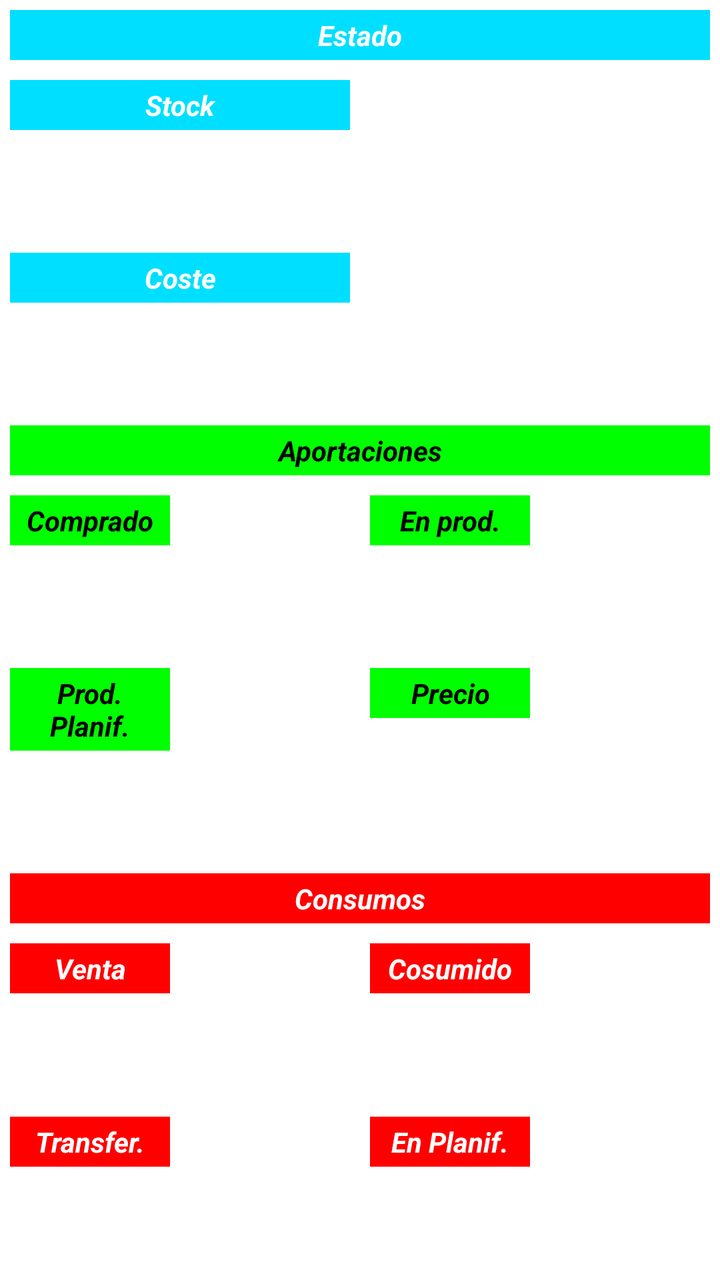
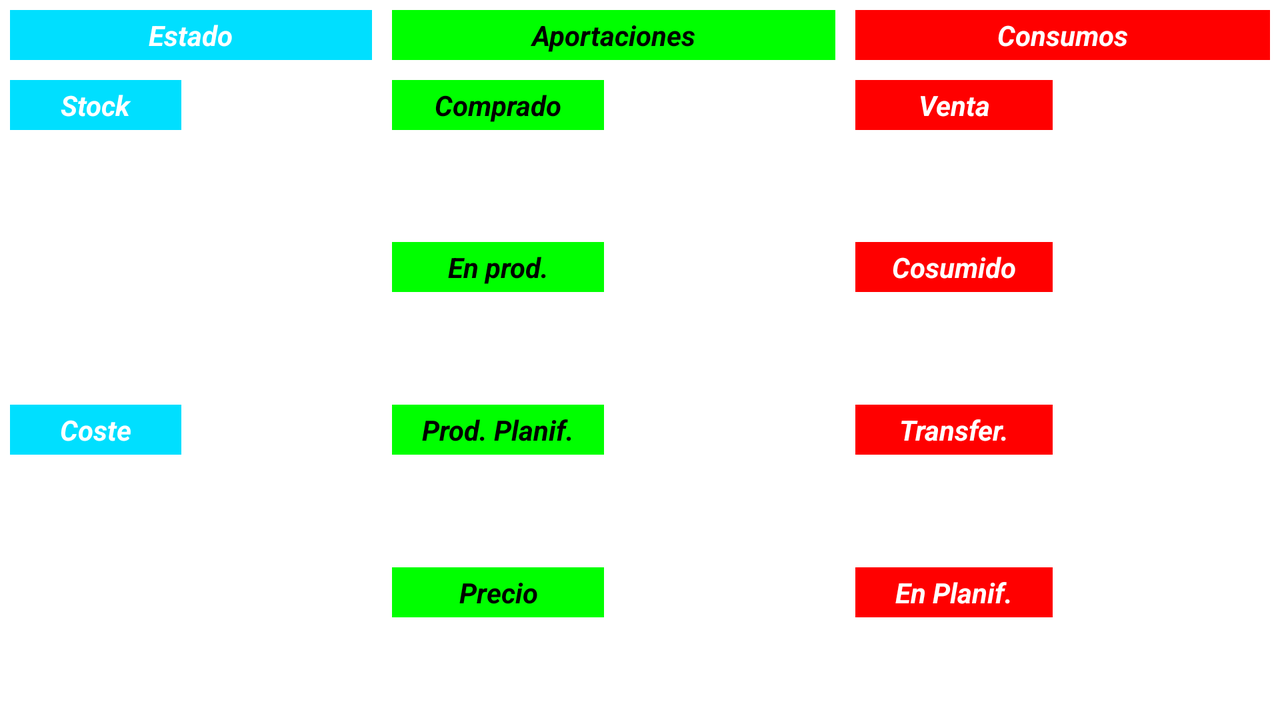

The same Android screen from two of the app's own layout files: first res/layout/ as a phone draws it, then the repository's variant for another configuration, drawn on a device whose configuration selects that folder. Both files follow.
<!-- AndroidManifest.xml: application theme AppTheme -->
<!-- res/layout/general_info_layout.xml -->
<?xml version="1.0" encoding="utf-8"?>

<LinearLayout xmlns:android="http://schemas.android.com/apk/res/android"
    android:layout_width="match_parent"
    android:layout_height="match_parent" 
	android:orientation="vertical" 
	android:baselineAligned="false">
	
    <TextView
        android:layout_width="match_parent"
        android:layout_height="wrap_content"
        android:layout_margin="5dp"
        android:background="@color/blue"
        android:gravity="center"
        android:padding="3dp"
        android:text="@string/state"
        android:textColor="@color/white" 
        android:textStyle="bold|italic" />
    <LinearLayout
        android:layout_width="match_parent"
        android:layout_height="wrap_content"
        android:layout_weight="1"
        android:orientation="horizontal" >
        <TextView
            android:layout_width="match_parent"
            android:layout_height="wrap_content"
            android:layout_margin="5dp"
            android:layout_weight="1"
            android:background="@color/blue"
            android:gravity="center"
            android:padding="3dp"
            android:text="@string/stock"
            android:textColor="@color/white" 
            android:textStyle="bold|italic" />
        <TextView
            android:id="@+id/general_info_stock"
            android:layout_width="match_parent"
            android:layout_height="wrap_content"
            android:layout_margin="5dp"
            android:layout_weight="1"
            android:gravity="center"
            android:padding="3dp"
            android:text="" />

    </LinearLayout>
	<LinearLayout 
        android:layout_width="match_parent"
	    android:layout_height="wrap_content"
	    android:orientation="horizontal"
	    android:layout_weight="1" >
        <TextView
            android:layout_width="match_parent"
            android:layout_height="wrap_content"
            android:layout_margin="5dp"
            android:layout_weight="1"
            android:background="@color/blue"
            android:gravity="center"
            android:padding="3dp"
            android:text="@string/cost"
            android:textColor="@color/white"
            android:textStyle="bold|italic"  />
        <TextView
            android:id="@+id/general_info_cost"
            android:layout_width="match_parent"
            android:layout_height="wrap_content"
            android:layout_margin="5dp"
            android:layout_weight="1"
            android:gravity="center"
            android:padding="3dp"
            android:text=""  />
    </LinearLayout>
        
    <TextView
        android:layout_width="match_parent"
        android:layout_height="wrap_content"
        android:layout_margin="5dp"
        android:background="@color/green"
        android:gravity="center"
        android:padding="3dp"
        android:text="@string/income"
        android:textColor="@color/black" 
        android:textStyle="bold|italic" />
	<LinearLayout
        android:layout_width="match_parent"
        android:layout_height="wrap_content"
        android:layout_weight="1"
        android:orientation="horizontal" >
        <TextView
            android:layout_width="match_parent"
            android:layout_height="wrap_content"
            android:layout_margin="5dp"
            android:layout_weight="1"
            android:background="@color/green"
            android:gravity="center"
            android:padding="3dp"
            android:text="@string/purchase"
            android:textColor="@color/black"
            android:textStyle="bold|italic" />
        <TextView
            android:id="@+id/general_info_purchase"
            android:layout_width="match_parent"
            android:layout_height="wrap_content"
            android:layout_margin="5dp"
            android:layout_weight="1"
            android:gravity="center"
            android:padding="3dp"
            android:text="" />
	    <TextView
            android:layout_width="match_parent"
            android:layout_height="wrap_content"
            android:layout_margin="5dp"
            android:layout_weight="1"
            android:background="@color/green"
            android:gravity="center"
            android:padding="3dp"
            android:text="@string/in_production"
            android:textColor="@color/black"
            android:textStyle="bold|italic"  />
        <TextView
            android:id="@+id/general_info_in_production"
            android:layout_width="match_parent"
            android:layout_height="wrap_content"
            android:layout_margin="5dp"
            android:layout_weight="1"
            android:gravity="center"
            android:padding="3dp"
            android:text="" />
    </LinearLayout>
    <LinearLayout 
        android:layout_width="match_parent"
        android:layout_height="wrap_content"
        android:layout_weight="1"
        android:orientation="horizontal" >

        <TextView
            android:layout_width="match_parent"
            android:layout_height="wrap_content"
            android:layout_margin="5dp"
            android:layout_weight="1"
            android:background="@color/green"
            android:gravity="center"
            android:padding="3dp"
            android:text="@string/in_planned_production"
            android:textColor="@color/black"
            android:textStyle="bold|italic" />

        <TextView
            android:id="@+id/general_info_in_planned_produccions"
            android:layout_width="match_parent"
            android:layout_height="wrap_content"
            android:layout_margin="5dp"
            android:layout_weight="1"
            android:gravity="center"
            android:padding="3dp"
            android:text="" />

        <TextView
            android:layout_width="match_parent"
            android:layout_height="wrap_content"
            android:layout_margin="5dp"
            android:layout_weight="1"
            android:background="@color/green"
            android:gravity="center"
            android:padding="3dp"
            android:text="@string/price"
            android:textColor="@color/black"
            android:textStyle="bold|italic" />

        <TextView
            android:id="@+id/general_info_price"
            android:layout_width="match_parent"
            android:layout_height="wrap_content"
            android:layout_margin="5dp"
            android:layout_weight="1"
            android:gravity="center"
            android:padding="3dp"
            android:text="" />
    </LinearLayout>    
        
    <TextView
        android:layout_width="match_parent"
        android:layout_height="wrap_content"
        android:layout_margin="5dp"
        android:background="@color/red"
        android:gravity="center"
        android:padding="3dp"
        android:text="@string/outcome"
        android:textColor="@color/white" 
        android:textStyle="bold|italic" />
    <LinearLayout
        android:layout_width="match_parent"
        android:layout_height="wrap_content"
        android:layout_weight="1"
        android:orientation="horizontal" >
        <TextView
            android:layout_width="match_parent"
            android:layout_height="wrap_content"
            android:layout_margin="5dp"
            android:layout_weight="1"
            android:background="@color/red"
            android:gravity="center"
            android:padding="3dp"
            android:text="@string/sale"
            android:textColor="@color/white" 
            android:textStyle="bold|italic" />
        <TextView
            android:id="@+id/general_info_sales"
            android:layout_width="match_parent"
            android:layout_height="wrap_content"
            android:layout_margin="5dp"
            android:layout_weight="1"
            android:gravity="center"
            android:padding="3dp"
            android:text="" />
	    <TextView
            android:layout_width="match_parent"
            android:layout_height="wrap_content"
            android:layout_margin="5dp"
            android:layout_weight="1"
            android:background="@color/red"
            android:gravity="center"
            android:padding="3dp"
            android:text="@string/consumed"
            android:textColor="@color/white"
            android:textStyle="bold|italic"  />
        <TextView
            android:id="@+id/general_info_used_in_production"
            android:layout_width="match_parent"
            android:layout_height="wrap_content"
            android:layout_margin="5dp"
            android:layout_weight="1"
            android:gravity="center"
            android:padding="3dp"
            android:text="" />
    </LinearLayout>
	<LinearLayout 
        android:layout_width="match_parent"
	    android:layout_height="wrap_content"
	    android:orientation="horizontal"
	    android:layout_weight="1" >
        <TextView
            android:layout_width="match_parent"
            android:layout_height="wrap_content"
            android:layout_margin="5dp"
            android:layout_weight="1"
            android:background="@color/red"
            android:gravity="center"
            android:padding="3dp"
            android:text="@string/transfer"
            android:textColor="@color/white"
            android:textStyle="bold|italic"  />
        <TextView
            android:id="@+id/general_info_transfer"
            android:layout_width="match_parent"
            android:layout_height="wrap_content"
            android:layout_margin="5dp"
            android:layout_weight="1"
            android:gravity="center"
            android:padding="3dp"
            android:text=""  />
        <TextView
            android:layout_width="match_parent"
            android:layout_height="wrap_content"
            android:layout_margin="5dp"
            android:layout_weight="1"
            android:background="@color/red"
            android:gravity="center"
            android:padding="3dp"
            android:text="@string/future_consume"
            android:textColor="@color/white"
            android:textStyle="bold|italic"  />
        <TextView
            android:id="@+id/general_info_used_in_planned_produccions"
            android:layout_width="match_parent"
            android:layout_height="wrap_content"
            android:layout_margin="5dp"
            android:layout_weight="1"
            android:gravity="center"
            android:padding="3dp"
            android:text="" />
    </LinearLayout>
    
    
</LinearLayout>
<!-- resources referenced by this layout -->
<resources>
  <color name="blue">#FF00DFFF</color>
  <color name="green">#FF00FF00</color>
  <color name="red">#FFFF0000</color>
  <color name="white">#FFFFFFFF</color>
  <string name="consumed">Cosumido</string>
  <string name="cost">Coste</string>
  <string name="future_consume">En Planif.</string>
  <string name="in_planned_production">Prod. Planif.</string>
  <string name="in_production">En prod.</string>
  <string name="income">Aportaciones</string>
  <string name="outcome">Consumos</string>
  <string name="price">Precio</string>
  <string name="purchase">Comprado</string>
  <string name="sale">Venta</string>
  <string name="state">Estado</string>
  <string name="stock">Stock</string>
  <string name="transfer">Transfer.</string>
  <style name="AppTheme" parent="AppBaseTheme">
          
           <item name="vpiLinePageIndicatorStyle">@style/CustomLinePageIndicator</item>
          <item name="vpiTitlePageIndicatorStyle">@style/CustomTitlePageIndicator</item>
          <item name="vpiTabPageIndicatorStyle">@style/CustomTabPageIndicator</item>
          <item name="vpiUnderlinePageIndicatorStyle">@style/CustomUnderlinePageIndicator</item>
  
      </style>
  <style name="AppBaseTheme" parent="android:Theme.Light">
          
      </style>
  <style name="CustomLinePageIndicator">
          <item name="strokeWidth">4dp</item>
          <item name="lineWidth">30dp</item>
          <item name="unselectedColor">#FF888888</item>
          <item name="selectedColor">#FF880000</item>
      </style>
  <style name="CustomTitlePageIndicator">
          <item name="android:background">#18FF0000</item>
          <item name="footerColor">#FFAA2222</item>
          <item name="footerLineHeight">1dp</item>
          <item name="footerIndicatorHeight">3dp</item>
          <item name="footerIndicatorStyle">underline</item>
          <item name="android:textColor">#AA000000</item>
          <item name="selectedColor">#FF000000</item>
          <item name="selectedBold">true</item>
      </style>
  <style name="CustomTabPageIndicator" parent="Widget.TabPageIndicator">
          <item name="android:background">@drawable/custom_tab_indicator</item>
          <item name="android:textAppearance">@style/CustomTabPageIndicator.Text</item>
          <item name="android:textColor">#FF555555</item>
          <item name="android:textSize">16sp</item>
          <item name="android:divider">@drawable/custom_tab_indicator_divider</item>
          <item name="android:dividerPadding">10dp</item>
          <item name="android:showDividers">middle</item>
          <item name="android:paddingLeft">8dp</item>
          <item name="android:paddingRight">8dp</item>
          <item name="android:fadingEdge">horizontal</item>
          <item name="android:fadingEdgeLength">8dp</item>
      </style>
  <style name="CustomUnderlinePageIndicator">
          <item name="selectedColor">#FFCC0000</item>
          <item name="android:background">#FFCCCCCC</item>
          <item name="fadeLength">1000</item>
          <item name="fadeDelay">1000</item>
      </style>
  <style name="CustomTabPageIndicator.Text" parent="android:TextAppearance.Medium">
          <item name="android:typeface">monospace</item>
      </style>
</resources>
<!-- res/layout-land/general_info_layout.xml (the repository's variant of the layout above) -->
<!-- drawn on the phone turned sideways -->
<?xml version="1.0" encoding="utf-8"?>

<LinearLayout xmlns:android="http://schemas.android.com/apk/res/android"
    android:layout_width="match_parent"
    android:layout_height="match_parent" 
	android:orientation="horizontal" 
	android:baselineAligned="false">

    <LinearLayout
        android:layout_width="wrap_content"
        android:layout_height="match_parent"
        android:layout_weight="1"
        android:orientation="vertical" >	
	    <TextView
	        android:layout_width="match_parent"
	        android:layout_height="wrap_content"
	        android:layout_margin="5dp"
	        android:background="@color/blue"
	        android:gravity="center"
	        android:padding="3dp"
	        android:text="@string/state"
	        android:textColor="@color/white" 
	        android:textStyle="bold|italic" />
	    <LinearLayout
	        android:layout_width="match_parent"
	        android:layout_height="wrap_content"
	        android:layout_weight="1"
	        android:orientation="horizontal" >
	        <TextView
	            android:layout_width="match_parent"
	            android:layout_height="wrap_content"
	            android:layout_margin="5dp"
	            android:layout_weight="1"
	            android:background="@color/blue"
	            android:gravity="center"
	            android:padding="3dp"
	            android:text="@string/stock"
	            android:textColor="@color/white" 
	            android:textStyle="bold|italic" />
	        <TextView
	            android:id="@+id/general_info_stock"
	            android:layout_width="match_parent"
	            android:layout_height="wrap_content"
	            android:layout_margin="5dp"
	            android:layout_weight="1"
	            android:gravity="center"
	            android:padding="3dp"
	            android:text="" />
   		</LinearLayout>
		<LinearLayout 
	        android:layout_width="match_parent"
		    android:layout_height="wrap_content"
		    android:orientation="horizontal"
		    android:layout_weight="1" >
	        <TextView
	            android:layout_width="match_parent"
	            android:layout_height="wrap_content"
	            android:layout_margin="5dp"
	            android:layout_weight="1"
	            android:background="@color/blue"
	            android:gravity="center"
	            android:padding="3dp"
	            android:text="@string/cost"
	            android:textColor="@color/white"
	            android:textStyle="bold|italic"  />
	        <TextView
	            android:id="@+id/general_info_cost"
	            android:layout_width="match_parent"
	            android:layout_height="wrap_content"
	            android:layout_margin="5dp"
	            android:layout_weight="1"
	            android:gravity="center"
	            android:padding="3dp"
	            android:text=""  />
   		</LinearLayout>
 	</LinearLayout>       

   <LinearLayout
        android:layout_width="wrap_content"
        android:layout_height="match_parent"
        android:layout_weight="1"
        android:orientation="vertical" >    
	    <TextView
	        android:layout_width="match_parent"
	        android:layout_height="wrap_content"
	        android:layout_margin="5dp"
	        android:background="@color/green"
	        android:gravity="center"
	        android:padding="3dp"
	        android:text="@string/income"
	        android:textColor="@color/black" 
	        android:textStyle="bold|italic" />
		<LinearLayout
	        android:layout_width="match_parent"
	        android:layout_height="wrap_content"
	        android:layout_weight="1"
	        android:orientation="horizontal" >
	        <TextView
	            android:layout_width="match_parent"
	            android:layout_height="wrap_content"
	            android:layout_margin="5dp"
	            android:layout_weight="1"
	            android:background="@color/green"
	            android:gravity="center"
	            android:padding="3dp"
	            android:text="@string/purchase"
	            android:textColor="@color/black"
	            android:textStyle="bold|italic" />
	        <TextView
	            android:id="@+id/general_info_purchase"
	            android:layout_width="match_parent"
	            android:layout_height="wrap_content"
	            android:layout_margin="5dp"
	            android:layout_weight="1"
	            android:gravity="center"
	            android:padding="3dp"
	            android:text="" />	
		</LinearLayout>
		<LinearLayout
	        android:layout_width="match_parent"
	        android:layout_height="wrap_content"
	        android:layout_weight="1"
	        android:orientation="horizontal" >
		    <TextView
	            android:layout_width="match_parent"
	            android:layout_height="wrap_content"
	            android:layout_margin="5dp"
	            android:layout_weight="1"
	            android:background="@color/green"
	            android:gravity="center"
	            android:padding="3dp"
	            android:text="@string/in_production"
	            android:textColor="@color/black"
	            android:textStyle="bold|italic"  />
	        <TextView
	            android:id="@+id/general_info_in_production"
	            android:layout_width="match_parent"
	            android:layout_height="wrap_content"
	            android:layout_margin="5dp"
	            android:layout_weight="1"
	            android:gravity="center"
	            android:padding="3dp"
	            android:text="" />
	    </LinearLayout>
	    <LinearLayout 
	        android:layout_width="match_parent"
	        android:layout_height="wrap_content"
	        android:layout_weight="1"
	        android:orientation="horizontal" >	
	        <TextView
	            android:layout_width="match_parent"
	            android:layout_height="wrap_content"
	            android:layout_margin="5dp"
	            android:layout_weight="1"
	            android:background="@color/green"
	            android:gravity="center"
	            android:padding="3dp"
	            android:text="@string/in_planned_production"
	            android:textColor="@color/black"
	            android:textStyle="bold|italic" />	
	        <TextView
	            android:id="@+id/general_info_in_planned_produccions"
	            android:layout_width="match_parent"
	            android:layout_height="wrap_content"
	            android:layout_margin="5dp"
	            android:layout_weight="1"
	            android:gravity="center"
	            android:padding="3dp"
	            android:text="" />
	    </LinearLayout>
    	<LinearLayout 
	        android:layout_width="match_parent"
	        android:layout_height="wrap_content"
	        android:layout_weight="1"
	        android:orientation="horizontal" >	
	        
	        <TextView
	            android:layout_width="match_parent"
	            android:layout_height="wrap_content"
	            android:layout_margin="5dp"
	            android:layout_weight="1"
	            android:background="@color/green"
	            android:gravity="center"
	            android:padding="3dp"
	            android:text="@string/price"
	            android:textColor="@color/black"
	            android:textStyle="bold|italic" />
	
	        <TextView
	            android:id="@+id/general_info_price"
	            android:layout_width="match_parent"
	            android:layout_height="wrap_content"
	            android:layout_margin="5dp"
	            android:layout_weight="1"
	            android:gravity="center"
	            android:padding="3dp"
	            android:text="" />
	    </LinearLayout>	       
	</LinearLayout>    
        
   <LinearLayout
        android:layout_width="wrap_content"
        android:layout_height="match_parent"
        android:layout_weight="1"
        android:orientation="vertical" >    
        <TextView
	        android:layout_width="match_parent"
	        android:layout_height="wrap_content"
	        android:layout_margin="5dp"
	        android:background="@color/red"
	        android:gravity="center"
	        android:padding="3dp"
	        android:text="@string/outcome"
	        android:textColor="@color/white" 
	        android:textStyle="bold|italic" />
	    <LinearLayout
	        android:layout_width="match_parent"
	        android:layout_height="wrap_content"
	        android:layout_weight="1"
	        android:orientation="horizontal" >
	        <TextView
	            android:layout_width="match_parent"
	            android:layout_height="wrap_content"
	            android:layout_margin="5dp"
	            android:layout_weight="1"
	            android:background="@color/red"
	            android:gravity="center"
	            android:padding="3dp"
	            android:text="@string/sale"
	            android:textColor="@color/white" 
	            android:textStyle="bold|italic" />
	        <TextView
	            android:id="@+id/general_info_sales"
	            android:layout_width="match_parent"
	            android:layout_height="wrap_content"
	            android:layout_margin="5dp"
	            android:layout_weight="1"
	            android:gravity="center"
	            android:padding="3dp"
	            android:text="" />
	    </LinearLayout>	        
	    <LinearLayout
	        android:layout_width="match_parent"
	        android:layout_height="wrap_content"
	        android:layout_weight="1"
	        android:orientation="horizontal" >
	    	<TextView
	            android:layout_width="match_parent"
	            android:layout_height="wrap_content"
	            android:layout_margin="5dp"
	            android:layout_weight="1"
	            android:background="@color/red"
	            android:gravity="center"
	            android:padding="3dp"
	            android:text="@string/consumed"
	            android:textColor="@color/white"
	            android:textStyle="bold|italic"  />
	        <TextView
	            android:id="@+id/general_info_used_in_production"
	            android:layout_width="match_parent"
	            android:layout_height="wrap_content"
	            android:layout_margin="5dp"
	            android:layout_weight="1"
	            android:gravity="center"
	            android:padding="3dp"
	            android:text="" />
	    </LinearLayout>
		<LinearLayout 
	        android:layout_width="match_parent"
		    android:layout_height="wrap_content"
		    android:orientation="horizontal"
		    android:layout_weight="1" >
	        <TextView
	            android:layout_width="match_parent"
	            android:layout_height="wrap_content"
	            android:layout_margin="5dp"
	            android:layout_weight="1"
	            android:background="@color/red"
	            android:gravity="center"
	            android:padding="3dp"
	            android:text="@string/transfer"
	            android:textColor="@color/white"
	            android:textStyle="bold|italic"  />
	        <TextView
	            android:id="@+id/general_info_transfer"
	            android:layout_width="match_parent"
	            android:layout_height="wrap_content"
	            android:layout_margin="5dp"
	            android:layout_weight="1"
	            android:gravity="center"
	            android:padding="3dp"
	            android:text=""  />
	    </LinearLayout>
		<LinearLayout 
	        android:layout_width="match_parent"
		    android:layout_height="wrap_content"
		    android:orientation="horizontal"
		    android:layout_weight="1" >
	        <TextView
	            android:layout_width="match_parent"
	            android:layout_height="wrap_content"
	            android:layout_margin="5dp"
	            android:layout_weight="1"
	            android:background="@color/red"
	            android:gravity="center"
	            android:padding="3dp"
	            android:text="@string/future_consume"
	            android:textColor="@color/white"
	            android:textStyle="bold|italic"  />
	        <TextView
	            android:id="@+id/general_info_used_in_planned_produccions"
	            android:layout_width="match_parent"
	            android:layout_height="wrap_content"
	            android:layout_margin="5dp"
	            android:layout_weight="1"
	            android:gravity="center"
	            android:padding="3dp"
	            android:text="" />
    	</LinearLayout>  
    </LinearLayout>
</LinearLayout>
